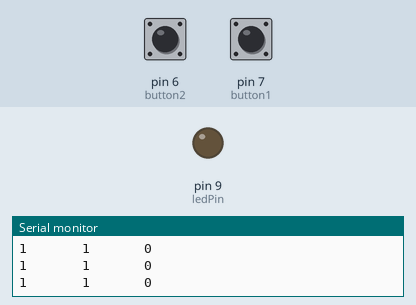
This sketch was run on a simulated Arduino Uno, built with avr-gcc and run on an emulated ATmega328P. Parts: output pins drawn as LEDs (lit = HIGH), the last lines printed to the serial monitor. Inputs (shaded band) come from the test bench; at power-on: pin 7 (button1) HIGH, pin 6 (button2) HIGH.

Above: at 1.3 s.
1.4 s: pin 7 (button1) pulled LOW for 1 s
At 3.1 s:
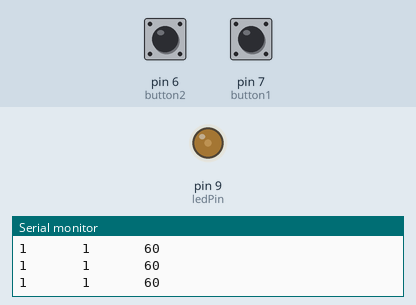
3.9 s: pin 7 (button1) pulled LOW for 0.3 s
At 5.1 s:
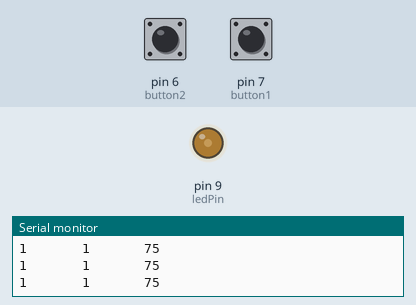
5.7 s: pin 7 (button1) pulled LOW for 3.2 s
At 8.8 s:
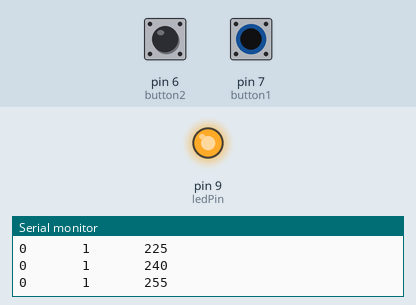
10.4 s: pin 6 (button2) pulled LOW for 3.2 s
At 11.64 s:
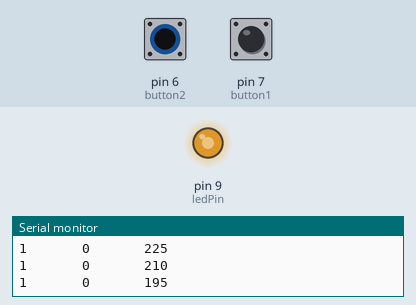
15.1 s: pin 6 (button2) pulled LOW for 1 s
At 17.4 s:
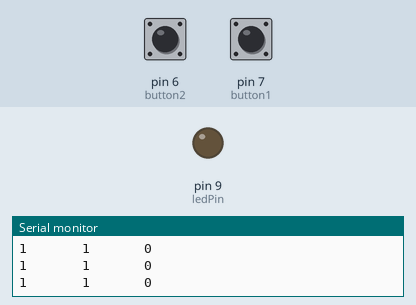
Timing chart, 0 to 18.6 s (numbered marks = the images above; inputs shaded):
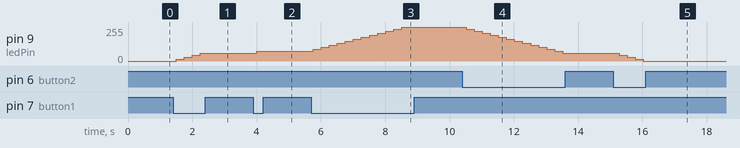

The sketch:

arduino_project_control_led_brightness_with_2_pushbuttons.ino
```cpp
int button1 = 7;
int button2 = 6;
int bVal1 = 0;
int bVal2 = 0;
int ledPin = 9;
int state = 0;
int wt = 250;


void setup(){

  Serial.begin(9600);
  pinMode(button1, INPUT);
  pinMode(button2, INPUT);
  pinMode(ledPin, OUTPUT);

}

void loop(){

  bVal1 = digitalRead(button1);
  bVal2 = digitalRead(button2);

  Serial.print(bVal1);
  Serial.print("       ");
  Serial.print(bVal2);
  Serial.print("       ");
  Serial.println(state);

  if(bVal1 == 0 && state < 255){
    state += 15;
    if(state > 255) state = 255;
    analogWrite(ledPin, state);

  }

  if(bVal2 == 0 && state > 0){
    state -= 15;
    if(state < 0) state = 0;
    analogWrite(ledPin, state);
  }

  delay(wt);

}
```

Measured:
- after the input at 1.4 s, pin 9 (ledPin): 0/255 → 15/255 after 0.10 s, → 30/255 0.25 s later, → 45/255 0.25 s later, → 60/255 0.25 s later
- after the input at 3.9 s, pin 9 (ledPin): 60/255 → 75/255 after 0.11 s
- after the input at 5.7 s, pin 9 (ledPin): moves from 75/255 to 255/255 over 2.8 s, starting after 0.06 s
- after the input at 10.4 s, pin 9 (ledPin): moves from 255/255 to 60/255 over 3.0 s, starting after 0.12 s
- after the input at 15.1 s, pin 9 (ledPin): 60/255 → 45/255 after 0.17 s, → 30/255 0.25 s later, → 15/255 0.25 s later, → 0/255 0.25 s later
